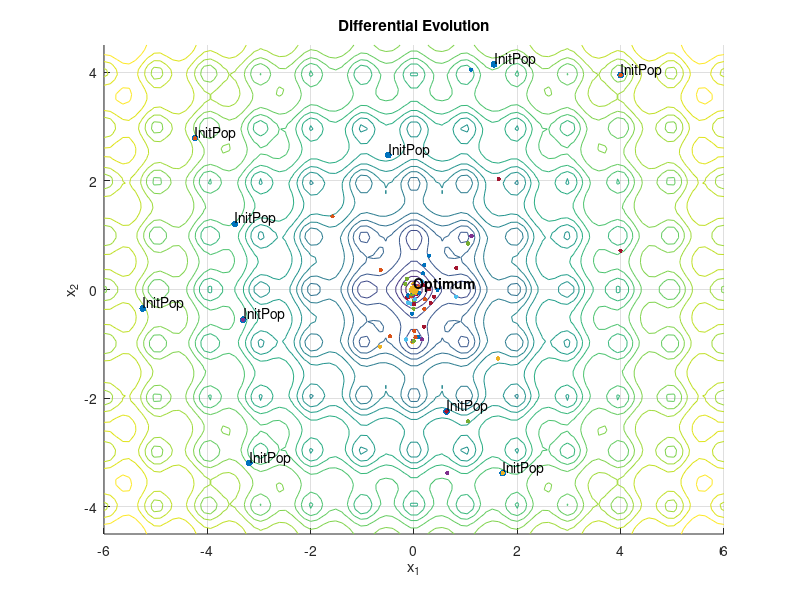

The MATLAB script that drew this image:
clc; clear; close all;

% Ackley function definition
ackley = @(x) -20*exp(-0.2*sqrt(0.5*(x(1)^2 + x(2)^2))) - exp(0.5*(cos(2*pi*x(1)) + cos(2*pi*x(2)))) + 20 + exp(1);

% Parameters
pop_size = 10;
p = 0.9;                       % Crossover probability
w = 0.8;                       % Scaling factor for mutation
bounds = [-6, 6; -4.5, 4.5];
max_iter = 100;
max_func_calls = 1000;

% Initial population
pop = bounds(:,1)' + (bounds(:,2)' - bounds(:,1)') .* rand(pop_size, 2);
func_calls = pop_size;

%% Initial plotting
[X, Y] = meshgrid(linspace(bounds(1,1), bounds(1,2), 100), linspace(bounds(2,1), bounds(2,2), 100));
Z = arrayfun(@(x, y) ackley([x, y]), X, Y);
figure; hold on; grid on;
contour(X, Y, Z, 20);
xlabel('x_1'); ylabel('x_2'); title('Differential Evolution');

% Initial population
scatter(pop(:,1), pop(:,2), 25, 'ko', 'filled');
text(pop(:,1), pop(:,2) + 0.1, 'InitPop');

%% Differential Evolution
iter = 0;
best_fitness = inf;
best_solution = [];

while iter < max_iter && func_calls < max_func_calls
    new_pop = pop;
    
    for i = 1:pop_size
        % Mutation: Select three distinct random individuals (excluding i)
        idxs = randperm(pop_size);
        idxs = idxs(idxs ~= i); % Remove current index
        a = pop(idxs(1), :);
        b = pop(idxs(2), :);
        c = pop(idxs(3), :);
        
        mutant = a + w * (b - c); % Compute mutant vector

        % Crossover
        cross_points = rand(1,2) < p;
        if ~any(cross_points)
            cross_points(randi(2)) = true;
        end
        trial = pop(i, :);
        trial(cross_points) = mutant(cross_points);

        % Selection with optimized function call
        trial_fitness = ackley(trial);  % Compute trial fitness only once
        func_calls = func_calls + 1;
        
        if trial_fitness < ackley(pop(i, :))
            new_pop(i, :) = trial;
        end
    end

    pop = new_pop;
    iter = iter + 1;

    % Find best solution in current population
    [current_best_fitness, idx] = min(arrayfun(@(row) ackley(pop(row, :)), 1:pop_size));
    if current_best_fitness < best_fitness
        best_fitness = current_best_fitness;
        best_solution = pop(idx, :);
    end

    scatter(pop(:,1), pop(:,2), 10, 'ro', 'filled'); % Update graph - population
    pause(0.1);
end

% Optimum plotting
scatter(best_solution(1), best_solution(2), 50, 'bo', 'filled');
text(best_solution(1), best_solution(2) + 0.1, 'Optimum','FontWeight','bold');

%% Printing
fprintf('Optimization completed in %d iterations and %d function calls.\n', iter, func_calls);
fprintf('Optimum: x = [%.4f, %.4f], f(x) = %.4f\n', best_solution(1), best_solution(2), best_fitness);
